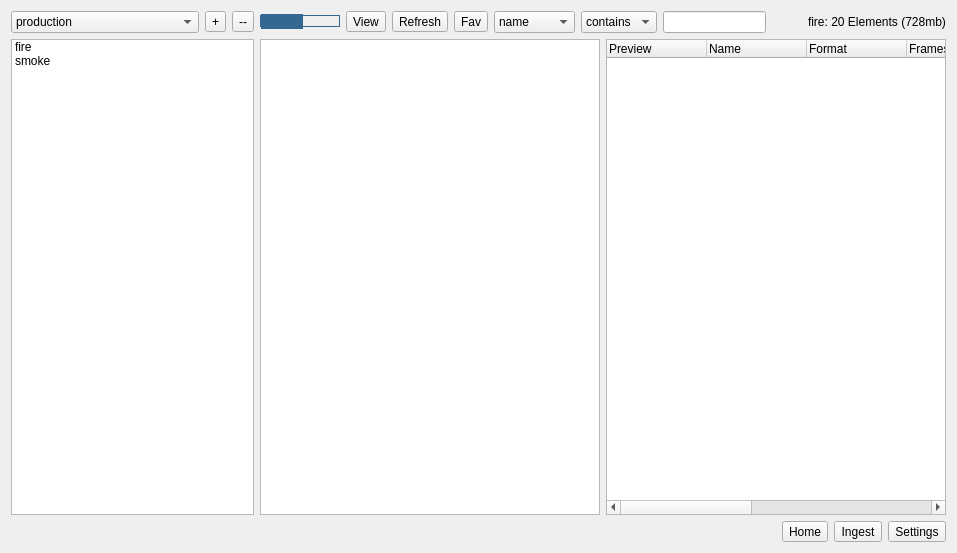
<?xml version="1.0" encoding="UTF-8"?>
<ui version="4.0">
 <class>Form</class>
 <widget class="QWidget" name="Form">
  <property name="geometry">
   <rect>
    <x>0</x>
    <y>0</y>
    <width>957</width>
    <height>553</height>
   </rect>
  </property>
  <property name="windowTitle">
   <string>Form</string>
  </property>
  <layout class="QGridLayout" name="gridLayout">
   <item row="0" column="0">
    <layout class="QVBoxLayout" name="verticalLayout_3">
     <item>
      <layout class="QHBoxLayout" name="horizontalLayout_5">
       <item>
        <layout class="QVBoxLayout" name="verticalLayout">
         <item>
          <layout class="QHBoxLayout" name="horizontalLayout">
           <item>
            <widget class="QComboBox" name="cb_ele_name">
             <item>
              <property name="text">
               <string>production</string>
              </property>
             </item>
             <item>
              <property name="text">
               <string>comp</string>
              </property>
             </item>
            </widget>
           </item>
           <item>
            <widget class="QToolButton" name="tb_ele_add">
             <property name="text">
              <string>+</string>
             </property>
            </widget>
           </item>
           <item>
            <widget class="QToolButton" name="tb_ele_remove">
             <property name="text">
              <string>--</string>
             </property>
            </widget>
           </item>
          </layout>
         </item>
         <item>
          <widget class="QListWidget" name="lw_ele_sub_name">
           <property name="maximumSize">
            <size>
             <width>256</width>
             <height>16777215</height>
            </size>
           </property>
           <item>
            <property name="text">
             <string>fire</string>
            </property>
           </item>
           <item>
            <property name="text">
             <string>smoke</string>
            </property>
           </item>
          </widget>
         </item>
        </layout>
       </item>
       <item>
        <layout class="QVBoxLayout" name="verticalLayout_2">
         <item>
          <layout class="QHBoxLayout" name="horizontalLayout_3">
           <item>
            <layout class="QHBoxLayout" name="horizontalLayout_2">
             <item>
              <widget class="QSlider" name="hslider_grid">
               <property name="maximumSize">
                <size>
                 <width>100</width>
                 <height>16777215</height>
                </size>
               </property>
               <property name="styleSheet">
                <string notr="true">QSlider::groove:horizontal {
    border: 1px solid rgb(52, 103, 146);
    height: 10px;
    margin: 0px;
    }
QSlider::groove:vertical {
            background: rgb(52, 103, 146);
            border: 1px solid rgb(52, 103, 146);
            width: 10px;
            margin: 0px;
        }
QSlider::handle:horizontal {
    background-color: rgb(52, 103, 146);
    border: 1px solid rgb(52, 103, 146);
    height: 40px;
    width: 40px;
    margin: -15px 0px;
    }
QSlider::handle:vertical {
    background-color: rgb(52, 103, 146);
    border: 1px solid rgb(52, 103, 146);
    height: 40px;
    width: 40px;
    margin: -15px 0px;
}
</string>
               </property>
               <property name="orientation">
                <enum>Qt::Horizontal</enum>
               </property>
              </widget>
             </item>
             <item>
              <widget class="QToolButton" name="tb_view">
               <property name="text">
                <string>View</string>
               </property>
              </widget>
             </item>
             <item>
              <widget class="QToolButton" name="tb_refresh">
               <property name="text">
                <string>Refresh</string>
               </property>
              </widget>
             </item>
             <item>
              <widget class="QToolButton" name="tb_fav">
               <property name="text">
                <string>Fav</string>
               </property>
              </widget>
             </item>
             <item>
              <widget class="QComboBox" name="cb_field">
               <item>
                <property name="text">
                 <string>name</string>
                </property>
               </item>
               <item>
                <property name="text">
                 <string>format</string>
                </property>
               </item>
               <item>
                <property name="text">
                 <string>frames</string>
                </property>
               </item>
               <item>
                <property name="text">
                 <string>type</string>
                </property>
               </item>
               <item>
                <property name="text">
                 <string>comment</string>
                </property>
               </item>
              </widget>
             </item>
            </layout>
           </item>
           <item>
            <widget class="QComboBox" name="cb_condition">
             <item>
              <property name="text">
               <string>contains</string>
              </property>
             </item>
             <item>
              <property name="text">
               <string>in</string>
              </property>
             </item>
            </widget>
           </item>
           <item>
            <widget class="QLineEdit" name="le_search"/>
           </item>
           <item>
            <spacer name="horizontalSpacer">
             <property name="orientation">
              <enum>Qt::Horizontal</enum>
             </property>
             <property name="sizeHint" stdset="0">
              <size>
               <width>40</width>
               <height>20</height>
              </size>
             </property>
            </spacer>
           </item>
           <item>
            <widget class="QLabel" name="lb_status">
             <property name="text">
              <string>fire: 20 Elements (728mb)</string>
             </property>
            </widget>
           </item>
          </layout>
         </item>
         <item>
          <layout class="QHBoxLayout" name="horizontalLayout_4">
           <item>
            <widget class="QListWidget" name="lw_img_preview"/>
           </item>
           <item>
            <widget class="QTreeWidget" name="tw_item_preview">
             <column>
              <property name="text">
               <string>Preview</string>
              </property>
             </column>
             <column>
              <property name="text">
               <string>Name</string>
              </property>
             </column>
             <column>
              <property name="text">
               <string>Format</string>
              </property>
             </column>
             <column>
              <property name="text">
               <string>Frames</string>
              </property>
             </column>
             <column>
              <property name="text">
               <string>Type</string>
              </property>
             </column>
             <column>
              <property name="text">
               <string>Size</string>
              </property>
             </column>
             <column>
              <property name="text">
               <string>Fav</string>
              </property>
             </column>
             <column>
              <property name="text">
               <string>Comment</string>
              </property>
             </column>
            </widget>
           </item>
          </layout>
         </item>
        </layout>
       </item>
      </layout>
     </item>
     <item>
      <layout class="QHBoxLayout" name="horizontalLayout_6">
       <item>
        <spacer name="horizontalSpacer_2">
         <property name="orientation">
          <enum>Qt::Horizontal</enum>
         </property>
         <property name="sizeHint" stdset="0">
          <size>
           <width>40</width>
           <height>20</height>
          </size>
         </property>
        </spacer>
       </item>
       <item>
        <widget class="QToolButton" name="tb_home">
         <property name="text">
          <string>Home</string>
         </property>
        </widget>
       </item>
       <item>
        <widget class="QToolButton" name="tb_ingest">
         <property name="text">
          <string>Ingest</string>
         </property>
        </widget>
       </item>
       <item>
        <widget class="QToolButton" name="tb_settings">
         <property name="text">
          <string>Settings</string>
         </property>
        </widget>
       </item>
      </layout>
     </item>
    </layout>
   </item>
  </layout>
 </widget>
 <resources/>
 <connections/>
</ui>
